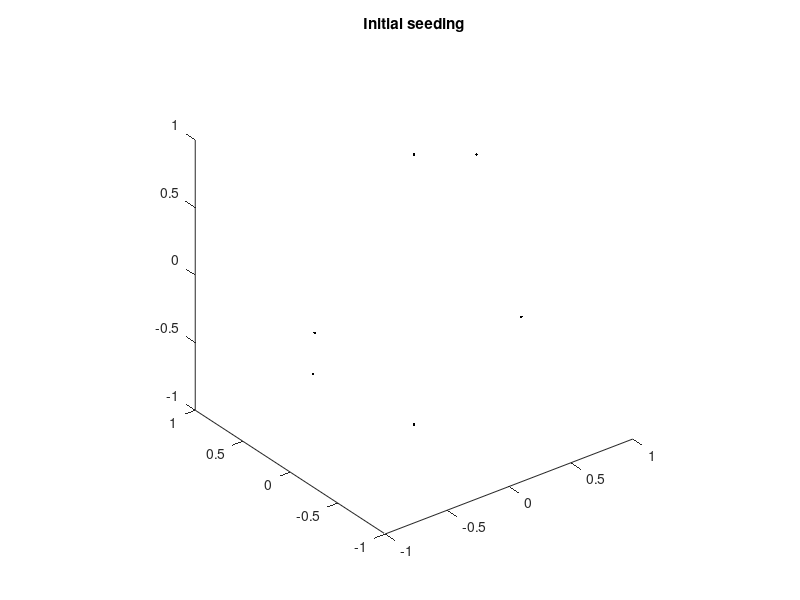

MATLAB code for this plot: (Note: this script raises an error after producing the figure.)
close all
clear

N = 6;

% Use spiral seeding as initial condition:
X = zeros(3,N);

for n=1:N
    
    X(3,n) = 2*(n-1)/(N-1) - 1;
    
    r = sqrt(1 - X(3,n)*X(3,n));
    
    if (n==1) || (n==N)
        
        phi = 0;
        
    else
        
        phi = phi + 3.6/(sqrt(N)*r);
        
    end
    
    X(1,n) = r*cos(phi);
    X(2,n) = r*sin(phi);
    
end

h1 = figure;

plot3(X(1,:),X(2,:),X(3,:),'k.');
axis equal;
axis([-1 1 -1 1 -1 1]);
title('Initial seeding');

% Begin the repulsive-potential simulation:
f0 = 5;
dt = 1.0;
Xold = 10^4 + X;

h2 = figure;

iter = 0;

while max(abs(X-Xold), [], 'all') > 10^-4
    
    F = zeros(3,N);
    Xold = X;
    
    for n=1:N-1
        
        Xn = X(:,n);
        
        for m=n+1:N
            
            d = Xn - X(:,m);
            dnorm = norm(d);
            d = d/dnorm;
            
            F(:,n) = F(:,n) + (2-dnorm)*f0*d;
            F(:,m) = F(:,m) - (2-dnorm)*f0*d;
            
        end
    end
    
    X = X + dt*F;
    
    for n=1:N
        
        X(:,n) = X(:,n)/norm(X(:,n));
        
    end
    
    if mod(iter,10)==0
        
        figure(h2);
        plot3(X(1,:),X(2,:),X(3,:),'k.');
        axis equal;
        axis([-1 1 -1 1 -1 1]);
        pause(0.00001);
        
    end
    
    iter = iter + 1;
    
end

figure(h2);
plot3(X(1,:),X(2,:),X(3,:),'k.');
axis equal;
axis([-1 1 -1 1 -1 1]);
title('Equilibrium seeding');

dlmwrite(sprintf('sphere%i.seed', N), X', 'delimiter', ' ');